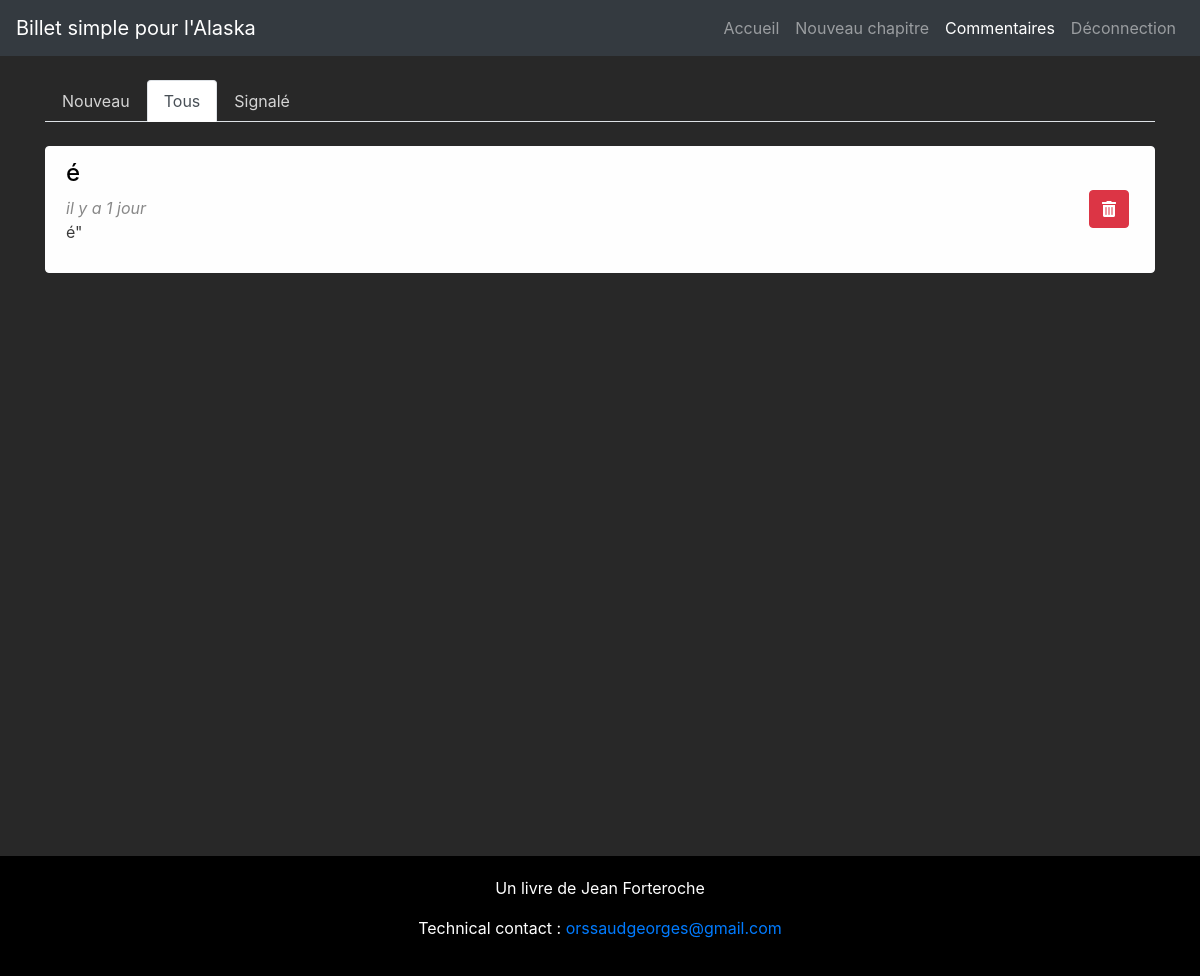
Screenshot of /index.php?action=allComments&p=1 (signed in) with the database file from the repository.
### tables this page shows
CREATE TABLE `comments` (
  `id` int(11) NOT NULL,
  `post_id` int(11) NOT NULL,
  `author` varchar(255) NOT NULL,
  `comment` text NOT NULL,
  `comment_date` int(11) NOT NULL,
  `reported` int(11) NOT NULL,
  `by_author` tinyint(1) NOT NULL DEFAULT '0',
  `reply` int(11) DEFAULT NULL
);

### controller/controller.php (called while the page is built, shortened)
<?php
require_once('model/dataBase.php');
require_once('model/commentsManager.php');
require_once('model/relativeTime.php');
function getAllComments()
{
	$time = new \projet8\time();
	$p = 1;
	$commentsManager = new \projet8\commentsManager();
	$posts = $commentsManager->getAllComments();
	require('view/commentsView.php');
}

### model/dataBase.php (called while the page is built, shortened)
<?php
class  dataBase{
	private function getPDO(){
		$pdo = new PDO('mysql:host=localhost;dbname=project8;charset=utf8', 'root', '');
		return $pdo;
	}
	public function query($statement){
		$req = $this->getPDO()->query($statement);
		$data = $req->fetchAll(PDO::FETCH_OBJ);
		return $data;
	}
}

### model/commentsManager.php (called while the page is built, shortened)
<?php
class commentsManager extends \projet8\dataBase
{
	public function getAllComments(){
		$posts = $this->query('SELECT *
						FROM comments
						ORDER BY comment_date DESC');
		return $posts;
	}
}

### model/relativeTime.php (called while the page is built, shortened)
<?php
class time{
	 function relativetime($comment_date){
	 	                $sub = time() - $comment_date;
                if($sub < 3600){
                   if($sub < 60){
                    return 'maintenant';
                   }elseif($sub < 120){
                    return 'il y a 1 minute';
                   }else{
                    return 'il y a ' . round($sub/60) . ' minutes';
                   }
                }elseif($sub < 82800){
                    if($sub < 7200){
                        return 'il y a 1 heure';
                    }else{
                        return 'il y a ' . round($sub/3600) . ' heures';
                    }
                }elseif($sub < 518400){
                    if($sub < 172800){
                        return 'il y a 1 jour';
                    }else{
                        return 'il y a ' . round($sub/86400) . ' jours';
                    }
                }elseif($sub < 28886400){
                    if($sub < 3628800){
                        return 'il y a 1 mois';
                    }else{
                        return 'il y a ' . round($sub/2563200) . ' mois';
                    }
                }else{
                    if($sub < 47174400){
                        return 'il y a 1 an';
                    }else{
                        return 'il y a ' . round($sub/31449600) . ' ans';
                    }
                }
            }
}

### view/commentsView.php (the view, shortened to what this page needs)
 <div class="container">
<br>
<div>
<ul class="nav nav-tabs">
  <li class="nav-item">
    <a class="light-grey nav-link <?php if($p == 0){echo('active');} ?>" id="new" href="./index.php?action=allComments&amp;p=0">Nouveau</a>
  </li>
  <li class="nav-item">
    <a class="light-grey nav-link <?php if($p == 1){echo('active');} ?>"  id="all" href="./index.php?action=allComments&amp;p=1">Tous</a>
  </li>
  <li class="nav-item">
    <a class="light-grey nav-link <?php if($p == 2){echo('active');} ?>" id="reported" href="./index.php?action=allComments&amp;p=2">Signalé</a>
  </li>
</ul>
<br>
		<?php
    	if(empty($posts)){
    		if($p == 0){
    			echo("<em> Il n'y a aucun nouveau comentaire </em>");
    		}elseif($p == 1){
    			echo("<em> Il n'y a aucun comentaire </em>");
    		}else{
    			echo("<em> Il n'y a aucun comentaire signalé</em>");
    		}
    	}else{
	        foreach ($posts as $post){
	        ?>
	        <a class="text-decoration" href="./index.php?action=post&amp;id=<?= $post->post_id ?>#<?= $post->id ?>">
				<div class="alert <?php
										if($p == 0){
							    			echo("alert-light");
							    		}elseif($p == 1){
											echo("alert-light");
							    		}else{
							    			echo("alert-danger");
							    		}
									?>">
					<h4 class="black"> <?= $post->author ?></h4>
					<em class="grey"> <?= $time->relativeTime($post->comment_date) ?></em>
					<p class="dark-grey allCommentP"> <?= $post->comment ?></p>
								<form action="index.php?action=deleteComment&amp;id=<?= $post->id ?>&amp;p=<?= $p ?>" method="post">
									<button type="submit" class="btn-right-trash btn btn-danger" title="Supprimer ce message"><i class="fas fa-trash-alt"></i></button>
								</form>
				</div>
			</a>
        <?php
        	}
        }
        ?>
</div>
</div>
<?php require('view/template/template.php'); ?>

### public/css/style.css (style rules this page uses)
body, html { height: 100%; margin: 0; background-color: #282828; color: white; }
.grey { color: hsl(0, 0%, 53.3%); }
.black { color: black; }
.dark-grey { color: hsl(0, 0%, 23.3%); }
.light-grey { color: hsl(0, 0%, 83.3%); }
.btn-right-trash { position: absolute; right: 0; top: 50%; transform: translateY(-50%); margin-right: 25px; }
.allCommentP { margin-right: 70px; }
.container { min-height: 100%; }

### rows the page displays
comments: author "é", comment_date "il y a 1 jour", comment "é\""
